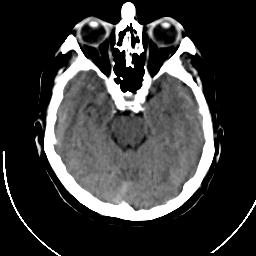
%> input picture CoF_fusion_optimization/image fusion data/001-2.jpg, 256 x 256 px
$ octave --eval "result = COFfiltergraycolor(imread('CoF_fusion_optimization/image fusion data/001-2.jpg'));"   (GNU Octave 9; MATLAB toolbox functions it lacks are replaced by stand-ins)
%> lines starting %> are read from the running program, lines starting %| are printed output that depends on the picture; in (x1, y1, x2, y2) boxes, pixels count from 0 and x2, y2 are one past the last pixel; in counts of white or black regions, pixels touching at a corner belong together; the program's own positions count from 1
### quantize.m
function qim = quantize(input_im, K, sample_rate)
% QUANTIZE k-means quantization
%
% Syntax:
%   qim = quantize(input_im, K, sample_rate)
%
% Input:
%   input_im: image to be quantized
%   K:  Number of clusters for K-Means                                     [default:256]
%   sample_rate: rate at which the image is sampled prior to K-Means       [default: 0.1]
%
% Output:
%   qim: quantized iamge
%

%   Distributed as part of the "Co-occurrence Filter" paper:
%   It is an academic code, distributed under the GNU GPL license:
%   http://www.gnu.org/copyleft/gpl.html
%
%
%   Version: 1.0
%   Date: March 27th, 2017
%   Roy Josef Jevnisek: Roy.J.Jevnisek@gmail.com


% Default Arguments:
if( nargin < 2 ), K = 256; end
if( nargin < 3 ), sample_rate = 0.1; end

% Reformat the Image
input_im = rgb2lab(input_im);
lab = reshape(input_im, [], 3);
nPoints = size(lab, 1);
lab = lab(randperm(nPoints, round(sample_rate * nPoints)), : ); %65536*0.1=6554

% K-Means:
warning('off' ); % diable l means warnings:
[~, cc] = kmeans(lab, K);
warning('on');

% Qunatized Image
sz = size( input_im );
qim = zeros( sz(1:2) );
min_err = inf( sz(1:2) );
for k = 1:K

    [min_err, idx] = ...
        min( cat(3, min_err, ...
        sum((input_im - repmat(permute(cc(k, :), [3, 1, 2] ), sz(1:2))).^2, 3) ), [], 3 ); %repmat以A的内容堆叠在（MxN）的矩阵B中，B矩阵的大小由MxN及A矩阵的内容决定，如果A是一个3x4x5的矩阵，有B = repmat(A,2,3)则最后的矩阵是6x12x5
    qim(idx == 2) = k-1;            %permute 颠倒矩阵坐标 [1,2,3]->[3,1,2]

end

### collectPab.m
function [pab, s] = collectPab( im2collect, mask2collect, nBins, f_cooc )
%COLLECTPMI collect co-occurrence statistics
%
% Syntax:
%   pab = collectPab( im2collect, mask2collect, nBins, f_cooc );
%   [pab, s] = collectPab( im2collect, mask2collect, nBins, f_cooc );
%
% Input:
%   im2collect: collect co-occurrence statistics from this image
%   mask2collect: binary mask, 0 - skip this pixel; 1 - keep this pixel     [defult: all ones]
%   nBins: im2collect can have values between 0 - (nBins - 1)               [default: 256]
%   f_cooc: spatial filter for collecting co-occurrence                     [default: Gaussian]
%
% Output:
%   pab: co-occurrence statistics
%   s: the total weight of p(a, b) before we normalize it to distribution
%

%   Distributed as part of the "Co-occurrence Filter" paper:
%   It is an academic code, distributed under the GNU GPL license:
%   http://www.gnu.org/copyleft/gpl.html
%
%
%   Version: 1.0
%   Date: March 27th, 2017
%   Roy Josef Jevnisek: Roy.J.Jevnisek@gmail.com


%% Default Parameters:
if( isa( im2collect, 'uint8' ) ), im2collect = double( im2collect ); end
if( nargin < 2 ), mask2collect = ones( size( im2collect ) ); end
if( nargin < 3 ), nBins = 256; end
if( nargin < 4 ), f_cooc = fspecial( 'gaussian', 15, sqrt(15) ); end %统计共生矩阵用到的高斯


%% Slice image to levels, collect co-occurrence per level: 将图像分层，每层收集共现:
cref = im2collect;
pab = zeros( nBins, nBins );

for iLevel = 0:( nBins - 1 )

    w = conv2( double( cref == iLevel ) .* mask2collect, f_cooc, 'same' ).* mask2collect;
    pab( iLevel + 1, : ) = accumarray( cref(:) + 1 , w(:), [ nBins, 1 ] );

end


%% Normalize:
pab = pab + pab.';
s = sum( pab(:));
pab = pab ./ s;


end

### coFilter.m
function fim = coFilter( im2filter, im2collect, pab, f_smooth )
% COFILTER co-occurrence filter
%
% Syntax:
%   fim = coFilter( im2filter, im2collect, pab, f_smooth )
%
% Input:
%   im2filter: the image to be filtered
%   im2collect: collect co-occurrence statistics from this image
%   pab: co-occurrence statistics                                           [default: 256]
%   f_cooc: spatial filter for collecting co-occurrence                     [default: Gaussian]
%
% Output:
%   fim: filtered image
%

%   Distributed as part of the "Co-occurrence Filter" paper:
%   It is an academic code, distributed under the GNU GPL license:
%   http://www.gnu.org/copyleft/gpl.html
%
%
%   Version: 1.0
%   Date: March 27th, 2017
%   Roy Josef Jevnisek: Roy.J.Jevnisek@gmail.com


%% Default Parameters:
if( isa( im2filter , 'uint8' ) ), im2filter = double( im2filter ); end
if( size( im2filter, 3 ) == 3 * size( pab, 3 ) ); pab = repmat( pab, [1, 1, 3] ); end
if( size( im2filter, 3 ) == 3 * size( im2collect, 3 ) ); im2collect = repmat( im2collect, [1, 1, 3] ); end
if( nargin < 4 ), f_smooth = fspecial( 'gaussian', 15, 2*sqrt(15)+1 ); end


%% Processing Parameters:
sz = size( im2filter ); if( length(sz) == 2 ), sz(3) = 1; end
nBins = size( pab, 1 );
fim = zeros( sz );


%% Smooth Per Channel:
for iChannel = 1:sz(3)

    % Current channel:
    cim = im2filter( :, :, iChannel );
    mvals = double( im2collect( :, :, iChannel ) );

    % Per level results:
    W = zeros( sz(1), sz(2), nBins );
    S = zeros( sz(1), sz(2), nBins );

    % Per level smoothing:
    m = mat2cell( pab( :, :, iChannel ), ones( nBins, 1 )  );

    for iLevel = 0:( nBins - 1 )

        wpl = reshape( m{ iLevel + 1 }( mvals + 1 ), sz(1:2) );            	% weight per level

        W( :, :, iLevel + 1 ) = ...
            double( mvals == iLevel ) .* ...
            imfilter( wpl, f_smooth, 'symmetric' );

        S( :, :, iLevel + 1 ) = ...
            double( mvals == iLevel ) .* ...
            imfilter( wpl .* cim, f_smooth, 'symmetric' );

    end

    fim( :, :, iChannel ) = sum( S, 3 )./ (  sum( W, 3 ) + eps );

end

end

### COFfiltergraycolor.m
function [ text,rres ] = COFfiltergraycolor( img )
%COFFILTERGRAYCOLOR 此处显示有关此函数的摘要
%   此处显示详细说明

% Processing Parameters:
nBins   = 32;   % number of bins (for the quantization)  default 32
hws     = 3;    % filter - half window size default 3

% Read Data:
im.rgb = img;
im.lab = rgb2lab(im.rgb);
im.idx = quantize(im.rgb, nBins);
im.sz  = size(im.rgb);

% Collect Co-occurrence Statistics:
pab = collectPab(im.idx, ones(im.sz(1:2)), nBins); %ones 生成全1矩阵
pmi = pab./( sum(pab).' * sum(pab) + eps ); %pointwise mutual information 点态互信息

% Smooth:
f = fspecial('gaussian', 2 * hws, 2 * sqrt(hws) + 1); %生成6*6 的Gaussian matrix sigma=2 * sqrt(hws) + 1
% res = lab2rgb(coFilter(im.lab, im.idx, pmi, f ) );
res = coFilter(im.lab, im.idx, pmi, f ) ;  %get filtered image in lab space
% Visualize:
% figure(1); imshow(im.rgb); title('input image');

% figure(2); imshow(res); title('CoF smoothed image');

text = lab2rgb(im.lab-res);
rres = lab2rgb(res);

% figure(3);imshow(text,[]);title('texture image');
end
%> in COFfiltergraycolor, im.rgb is the input picture: size 256x256x3 uint8; min 0, max 255, mean 56.9
%> in COFfiltergraycolor, `im.lab = rgb2lab(im.rgb);`: im.lab: size 256x256x3 double; mean of channels 1, 2, 3 23.1, 0, 0
%> in quantize, `[~, cc] = kmeans(lab, K);`: cc = 32 rows, first 12: [0.013 -8.26e-07 1.57e-06; 96.54 -0.00238 0.00451; 45.62 -0.0013 0.00247; 23.99 -0.000846 0.0016; 37.72 -0.00114 0.00215; 56.71 -0.00154 0.00292; 99.71 -0.00245 0.00464; 13.06 -0.000615 0.00117; 52.61 -0.00145 0.00275; 84.33 -0.00212 0.00402; 67.68 -0.00177 0.00336; 41.86 -0.00122 0.00232]
%> after the loop in quantize, `for k = 1:K`:
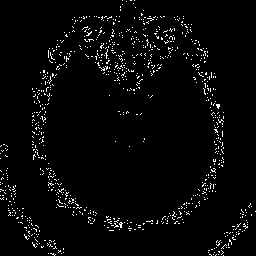
%> idx: size 256x256 double; values 1 (black) and 2 (white), 3.1% white in thin lines or dots
%> after the loop in quantize, `for k = 1:K`:
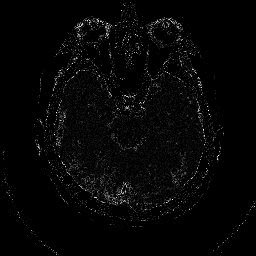
%> min_err: size 256x256 double; min 2.52e-06, max 11.24, mean 0.285; drawn with min black and max white
%> after the loop in quantize, `for k = 1:K`:
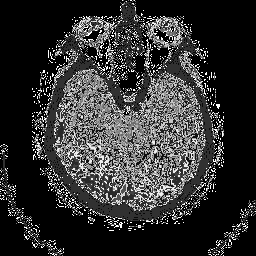
%> qim: size 256x256 double; min 0, max 31, mean 6.1; drawn with min black and max white
%> in COFfiltergraycolor, `im.sz  = size(im.rgb);`: im.sz = [256 256 3]
%> the loop in collectPab, `for iLevel = 0:( nBins - 1 )` made 32 passes
%> pass 1, in collectPab, `w = conv2( double( cref == iLevel ) .* mask2collect, f_cooc, 'same' )...`:
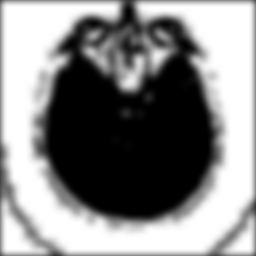
%> w: size 256x256 double; min 0, max 1, mean 0.535
%> in collectPab, `s = sum( pab(:));`: s = 128275.3
%> in coFilter, `fim = zeros( sz );`: fim: size 256x256x3 double; every value is 0
%> the loop in coFilter, `for iChannel = 1:sz(3)` made 3 passes
%> after the loop in coFilter, `for iChannel = 1:sz(3)`:
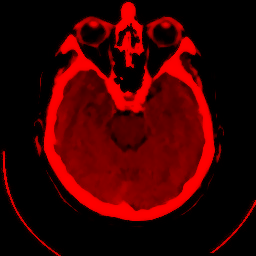
%> fim: size 256x256x3 double; mean R, G, B 23.5, 0, 0; drawn with min black and max white
%> in COFfiltergraycolor, `text = lab2rgb(im.lab-res);`:
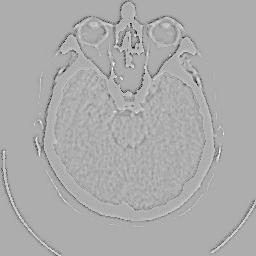
%> text: size 256x256x3 double; mean R, G, B -0.00688, -0.00688, -0.00688; drawn with min black and max white
%> in COFfiltergraycolor, `rres = lab2rgb(res);`:
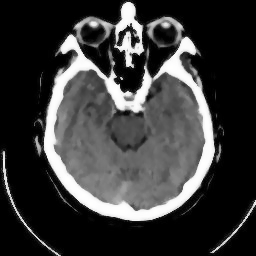
%> rres: size 256x256x3 double; mean R, G, B 0.227, 0.227, 0.227

$ run again, on CoF_fusion_optimization/image fusion data/002-2.jpg
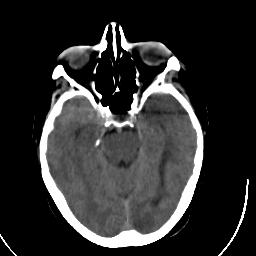
%> input picture CoF_fusion_optimization/image fusion data/002-2.jpg, 256 x 256 px
%> in COFfiltergraycolor, im.rgb is the input picture: size 256x256x3 uint8; min 0, max 255, mean 46.2
%> im.lab: size 256x256x3 double; mean of channels 1, 2, 3 18.8, 0, 0
%> cc = 32 rows, first 12: [0.0101 -6.39e-07 1.21e-06; 99.96 -0.00245 0.00465; 51.93 -0.00144 0.00273; 79.29 -0.00202 0.00382; 36.99 -0.00112 0.00213; 32.14 -0.00102 0.00193; 8.27 -0.000493 0.000935; 41.8 -0.00122 0.00232; 68.94 -0.0018 0.00341; 44.72 -0.00129 0.00244; 98.74 -0.00243 0.0046; 65.54 -0.00173 0.00327]
%> after the loop in quantize, `for k = 1:K`:
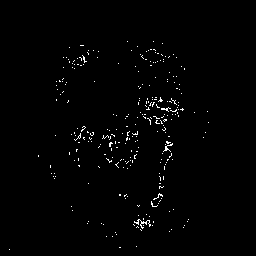
%> idx: size 256x256 double; values 1 (black) and 2 (white), 1.1% white in thin lines or dots, all inside (x1, y1, x2, y2) = (9, 41, 209, 250)
%> im.sz = [256 256 3]
%> s = 128275.3
%> the loop in coFilter, `for iChannel = 1:sz(3)` made 3 passes
%> in COFfiltergraycolor, `rres = lab2rgb(res);`:
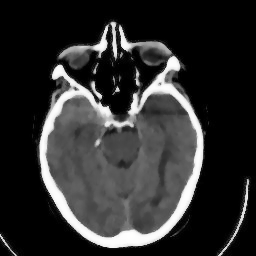
%> rres: size 256x256x3 double; mean R, G, B 0.185, 0.185, 0.185

$ run again, on CoF_fusion_optimization/image fusion data/004-2.jpg
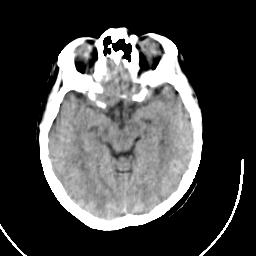
%> input picture CoF_fusion_optimization/image fusion data/004-2.jpg, 256 x 256 px
%> in COFfiltergraycolor, im.rgb is the input picture: size 256x256x3 uint8; min 0, max 255, mean 70.5
%> im.lab: size 256x256x3 double; mean of channels 1, 2, 3 28.5, 0, 0
%> cc = 32 rows, first 12: [0.0014 -8.9e-08 1.69e-07; 70.25 -0.00183 0.00346; 99.87 -0.00245 0.00465; 53.87 -0.00148 0.0028; 25.56 -0.00088 0.00167; 63.9 -0.00169 0.00321; 12.69 -0.000607 0.00115; 84.46 -0.00213 0.00403; 36.4 -0.00111 0.0021; 66.37 -0.00174 0.0033; 77.93 -0.00199 0.00377; 51.48 -0.00143 0.00271]
%> im.sz = [256 256 3]
%> s = 128275.3
%> the loop in coFilter, `for iChannel = 1:sz(3)` made 3 passes
%> in COFfiltergraycolor, `rres = lab2rgb(res);`:
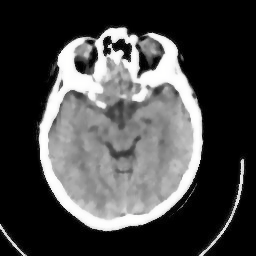
%> rres: size 256x256x3 double; mean R, G, B 0.278, 0.278, 0.278
